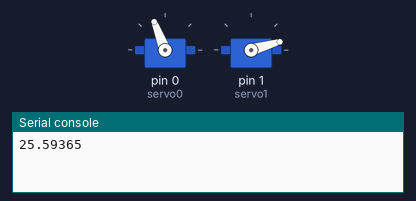
The program below on a simulated MicroPython board. On the bench: 2 × servo, the last lines printed to the serial console. Servo angles are drawn from the pulse width (0.5 ms = 0°, 2.5 ms = 180°); library files of the repository ran but are not shown: ssd1306.py. At 9.0 s the program stops and its outputs stay as they are.

Above: at 0.1 s.
At 1.6 s:
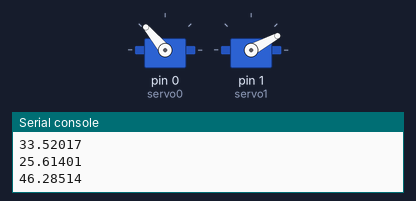
At 3.6 s:
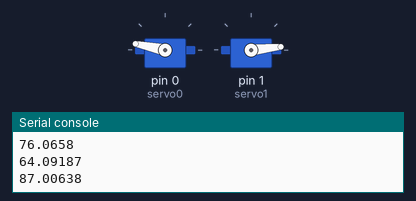
At 8.1 s:
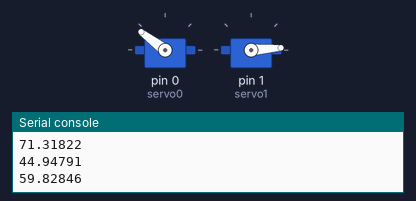
Timing chart, 0 to 10.0 s (numbered marks = the images above):
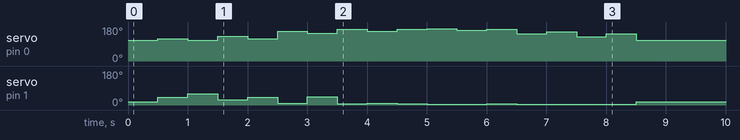

Measured:
- by itself, servo on pin 1 (servo1): 16° → 40° at 0.50 s, → 60° 0.50 s later, → 28° 0.50 s later, → 40° 0.50 s later, … (13 changes in this stretch)
- by itself, servo on pin 0 (servo0): 111° → 119° at 0.50 s, → 111° 0.50 s later, → 130° 0.50 s later, → 119° 0.50 s later, … (17 changes in this stretch)

The program:

main.py
```python
from servo import Servo
import time
import math
import machine
from machine import I2C
from machine import Pin
import ssd1306

# Standard Constants
L1 = 76.875 #Arm 1 length in mm
L2 = 106 #Arm 2 length in mm

def getTheta1(x, y):
    beta = math.atan2(y, x)
    cos_theta2 = (x**2 + y**2 - L1**2 - L2**2) / (2 * L1 * L2)
    sin_theta2 = math.sqrt(1 - cos_theta2**2)
    phi = math.atan2((L2 * sin_theta2), (L1 + L2 * cos_theta2))
    theta1 = beta - phi
    theta1 = math.degrees(theta1)
    print(-(theta1 - 90))
    return -(theta1 - 90)

def getTheta2(x, y):
    cos_theta2 = (x**2 + y**2 - L1**2 - L2**2) / (2 * L1 * L2)
    theta2 = math.acos(cos_theta2)
    theta2 = math.degrees(theta2)
    return -theta2

def goToPoint(x, y, s0, s1):
    theta1 = getTheta1(x, y)
    theta2 = getTheta2(x, y)
    s0.write(theta1)
    s1.write(theta2)

def move_in_line(x_start, y_start, x_end, y_end, num_steps, s0, s1):
    for k in range(num_steps + 1):  # +1 to include the endpoint
        # Interpolate intermediate positions
        x = x_start + k * (x_end - x_start) / num_steps
        y = y_start + k * (y_end - y_start) / num_steps

        # Move servos to the calculated angles
        goToPoint(-x, y, s0, s1)

        # Add a small delay for smooth transition
        time.sleep(0.05)  # Tune the delay as necessary

servo0 = Servo(0)
servo1 = Servo(1)

arm_max = 182.875
x = -100
x = -x

y = 100

#goToPoint(x, y, servo0, servo1)

'''
theta1 = getTheta1(x, y)
theta2 = getTheta2(x, y)
goToPoint(x, y, servo0, servo1)
time.sleep(1)'''

'''
goToPoint(-182.875, 0, servo0, servo1)
time.sleep(0.5)
goToPoint(182.875, 0, servo0, servo1)
'''

'''
move_in_line(-100, 50, -50, 150, 10, servo0, servo1)
time.sleep(0.25)
move_in_line(-50, 150, 0, 100, 10, servo0, servo1)
time.sleep(0.25)
move_in_line(0, 100, 50, 150, 10, servo0, servo1)
time.sleep(0.25)
move_in_line(50, 150, 100, 50, 10, servo0, servo1)
'''

'''
# Makes the letter "M"
goToPoint(175, 50, servo0, servo1)
time.sleep(0.5)
goToPoint(50, 150, servo0, servo1)
time.sleep(0.5)
goToPoint(0, 100, servo0, servo1)
time.sleep(0.5)
goToPoint(0, 150, servo0, servo1)
time.sleep(0.5)
goToPoint(-100, 50, servo0, servo1)
time.sleep(5)
goToPoint(175, 50, servo0, servo1)
#goToPoint(0, arm_max, servo0, servo1)
'''

# test points
# goToPoint(75, 100, servo0, servo1)

# dolpin points
'''
1 - (50, 125)
2 - (-10, 155)
3 - (-17, 164.5)
4 - (-25, 175)
5 - (-23, 144)
6 - (-10, 155)
7 - (-60, 113.5)
8 - (-100, 125)
9 - (-75, 100)
10 - (-60, 113.5)
11 - (-75, 100)
12 - (-80, 70)
13 - (-51.5, 105)
14 - (-75, 100)
15 - (-5, 115)
16 - (-10, 100)
17 - (20, 120)
18 - (-5, 115)
19 - (50, 125)
'''

# dolphin
# Note: x-values flipped bc coordinate system is weird
goToPoint(-50, 135, servo0, servo1) #1 ✓
time.sleep(0.5)
goToPoint(10, 165, servo0, servo1) #2
time.sleep(0.5)
#goToPoint(17, 169.5, servo0, servo1) #3
#time.sleep(0.25)
goToPoint(25, 175, servo0, servo1) #4
time.sleep(0.5)
goToPoint(23, 154, servo0, servo1) #5
time.sleep(0.5)
goToPoint(10, 165, servo0, servo1) #6
time.sleep(0.5)
goToPoint(60, 123.5, servo0, servo1) #7
time.sleep(0.5)
goToPoint(100, 135, servo0, servo1) #8
time.sleep(0.5)
goToPoint(75, 110, servo0, servo1) #9
time.sleep(0.5)
goToPoint(60, 123.5, servo0, servo1) #10
time.sleep(0.5)
goToPoint(75, 110, servo0, servo1) #11
time.sleep(0.5)
goToPoint(80, 80, servo0, servo1) #12
time.sleep(0.5)
goToPoint(51.5, 115, servo0, servo1) #13
time.sleep(0.5)
goToPoint(75, 110, servo0, servo1) #14
time.sleep(0.5)
goToPoint(5, 125, servo0, servo1) #15
time.sleep(0.5)
goToPoint(10, 110, servo0, servo1) #16
time.sleep(0.5)
goToPoint(-20, 130, servo0, servo1) #17
time.sleep(0.5)
goToPoint(5, 125, servo0, servo1) #18
time.sleep(0.5)
goToPoint(-50, 135, servo0  , servo1) #19
time.sleep(0.5)


'''
# Move from (50, 50) to (150, 150) in a straight line with 100 intermediate steps
move_in_line(-40, 100, -40, 160, 20, servo0, servo1)
time.sleep(0.25)
move_in_line(-40, 160, 20, 160, 20, servo0, servo1)
time.sleep(0.25)
move_in_line(20, 160, -40, 160, 20, servo0, servo1)
time.sleep(0.25)
move_in_line(-40, 160, -40, 150, 20, servo0, servo1)
time.sleep(0.25)
move_in_line(-40, 150, 20, 150, 20, servo0, servo1)
'''

'''
time.sleep(1)
move_in_line(-100, 150, -72.5, 140, 50, servo0, servo1)
time.sleep(1)
move_in_line(-72.5, 140, -60, 167.5, 50, servo0, servo1)
time.sleep(1)
move_in_line(-60, 167.5, -40, 120, 50, servo0, servo1)
'''


'''
x1, y1= -80, 100
x2, y2 = -100, 150
x3, y3 = -72.5, 140
x4, y4 = -60, 167.5
x5, y5 = -40, 120

x6, y6 = 100, 150
x7, y7 = 60, 170
#x8, y8 = 30, 175
x9, y9 = 70, 135
#x10, y10 = 30, 145
x11, y11 = 40, 130
x12, y12 = 80, 100

goToPoint(-x1, y1, servo0, servo1)
time.sleep(2)
goToPoint(-x2, y2, servo0, servo1)
time.sleep(2)
goToPoint(-x3, y3, servo0, servo1)
time.sleep(2)
goToPoint(-x4, y4, servo0, servo1)
time.sleep(2)
goToPoint(-x5, y5, servo0, servo1)
time.sleep(2)

goToPoint(-x6, y6, servo0, servo1)
time.sleep(2)
goToPoint(-x7, y7, servo0, servo1)
time.sleep(2)
#goToPoint(-x8, y8, servo0, servo1)
#time.sleep(2)
goToPoint(-x9, y9, servo0, servo1)
time.sleep(2)
#goToPoint(-x10, y10, servo0, servo1)
#time.sleep(2)
goToPoint(-x11, y11, servo0, servo1)
time.sleep(2)
goToPoint(-x12, y12, servo0, servo1)
'''

'''
i2c = I2C(scl = Pin(23), sda = Pin(22))
# note you might get a warning here - you can ignore it

display = ssd1306.SSD1306_I2C(128, 64,i2c)

display.rect(10,10,60,50,1)
display.text(str(-theta1) + ' ' + str(-theta2), 0, 0, 1)
display.show()
'''


'''
angle1 = 90
angle2 = 90
servo0.write(-angle1)
servo1.write(-angle2)
'''
```

servo.py
```python
from machine import Pin,PWM

class Servo:
    ''' A simple servo library with defaults going from -90 degrees to 90 degrees
    '''
    def __init__(self,pin,min_us=544.0,max_us=2400.0,min_deg=-90.0,max_deg=90.0,freq=50):
        self.pwm = PWM(Pin(pin))
        self.pwm.freq(freq)
        self.current_us = 0.0
        self.slope = (min_us-max_us)/(min_deg-max_deg)
        self.offset = min_us
        self.max = max_us
        self.min_deg = min_deg
        self.max_deg = max_deg

    def write_us(self,us):
        us = max(self.offset, min(self.max, us))
        self.current_us=us
        self.pwm.duty_ns(int(self.current_us*1000.0))

    def write(self,deg):
        deg = max(self.min_deg, min(deg,self.max_deg))
        self.write_us((deg-self.min_deg)*self.slope+self.offset)

    def read(self):
        return (self.current_us-self.offset)/self.slope + self.min_deg

    def off(self):
        self.pwm.duty_ns(0)
```
